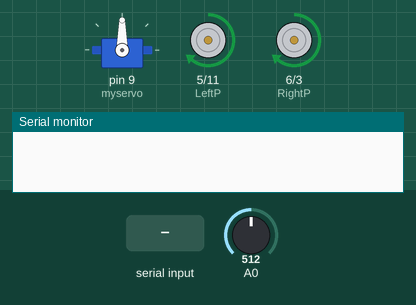
Simulated run of this sketch. Board: Arduino Uno, built with avr-gcc and run on an emulated ATmega328P. On the bench: servo, motor-driver pin pairs drawn as motors (green arrow = first pin HIGH = forward, orange = second pin HIGH = backward, longer = more drive), the last lines printed to the serial monitor. The test bench sets the inputs (shaded band); at power-on: A0 = 512.

Above: at 1.4 s.
1.5 s: "X90\n" received over Serial
At 2.4 s:
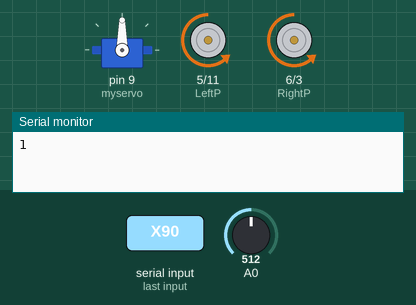
3.0 s: "Y90\n" received over Serial
At 3.5 s:
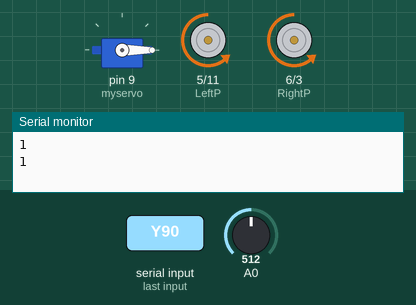
4.5 s: A0 set to 153
6.0 s: A0 set to 128
At 6.8 s:
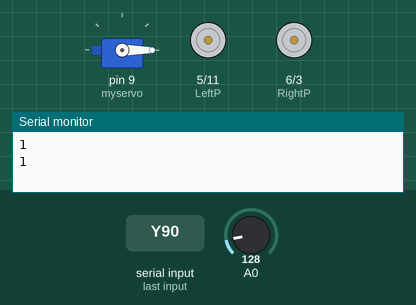
7.5 s: "Y,45\n" received over Serial
At 8.2 s:
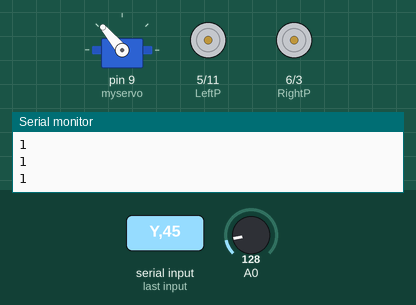
9.0 s: "Y\n" received over Serial
At 10.3 s:
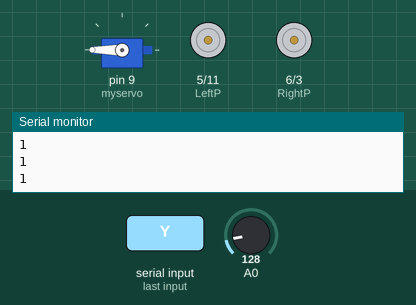
Timing chart, 0 to 11.5 s (numbered marks = the images above; inputs shaded):
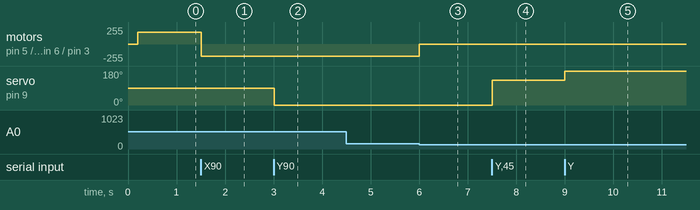

Measured:
- the behaviour switches between 138 and 137 on A0 (found by bisection; images 2 and 3)
- after the input at 1.5 s, motor on pin 5 (LeftP) / pin 11 (LeftN), motor on pin 6 (RightP) / pin 3 (RightN): forward 180/255 → backward 180/255 at once
- after the input at 3.0 s, servo on pin 9 (myservo): 90° → 0° at once
- after the input at 4.5 s, every drawn part: stays the same
- after the input at 6.0 s, motor on pin 5 (LeftP) / pin 11 (LeftN), motor on pin 6 (RightP) / pin 3 (RightN): backward 180/255 → stopped at once
- after the input at 7.5 s, servo on pin 9 (myservo): 0° → 130° at once
- after the input at 9.0 s, servo on pin 9 (myservo): 130° → 180° at once

The sketch:

ToyCarTest.ino
```cpp
#include <Ultrasonic.h>
#include <Servo.h>
Ultrasonic ultra_Front(18, 17);  // (Trig PIN, Echo Pin)
Ultrasonic ultra_Rear(16, 15);   // (Trig PIN, Echo Pin)
#define distanceBiasFront 10      //前置超声波传感器距离小车前沿的距离，单位cm
#define distanceBiasRear  5       //后置超声波传感器距离小车后沿的距离，单位cm
Servo myservo;

/////////TB6612驱动引脚////       //小车后轮驱动
#define RightN 3  //    AIN1
#define RightP 6  //    AIN2
#define LeftN 11  //    BIN1
#define LeftP 5   //    BIN2

int MotorR, MotorL;               //左右轮驱动电压
int  maxPwm = 250;                //左右轮最大驱动电压（不能超过255）
int Battery_Voltage;              //电池电压采样变量
int voltage;                      //电池电压裕度：voltage = Battery_Voltage-740，单位10mV
int distance_Front, distance_Rear, limit = 30; //超声波模块的输出以及避障距离
int forward, turn, gravity;       //遥控器传输过来的三维数据：前进、转弯、重力方向
unsigned char Flag_Stop = 0;      //停止标志位
boolean stringComplete = false;   // 蓝牙串口接收命令完成指示
String comdata;                   //

/**************************************************************************
  函数功能：赋值给PWM寄存器，驱动小车两个后轮
  入口参数：两个PWM值，参数大于0，前进；参数小于0，后退
**************************************************************************/
void Driver(int motora, int motorb)
{
  if (motora > maxPwm) motora = maxPwm;
  else if (motora < -maxPwm) motora = -maxPwm;
  if (motorb > maxPwm) motorb = maxPwm;
  else if (motorb < -maxPwm) motorb = -maxPwm;

  if (motora > 0) analogWrite(RightP, motora), digitalWrite(RightN, LOW);   //右轮前进
  else            analogWrite(RightP, 255 + motora), digitalWrite(RightN, HIGH);  //右轮后退
  ///*
  if (motorb > 0) analogWrite(LeftP, motorb), digitalWrite(LeftN, LOW);     //左轮前进
  else            analogWrite(LeftP, 255 + motorb), digitalWrite(LeftN, HIGH);    //左轮后退
  //*/
}
/**************************************************************************
  函数功能：异常关闭电机
  入口参数：电压
  返回  值：1：异常  0：正常
 **************************************************************************/
unsigned char  Turn_Off()
{
  byte temp;
  if (Battery_Voltage < 740) //Flag_Stop置1或者电压太低关闭电机
  {
    temp = 1;
    digitalWrite(RightP, LOW);  //电机驱动的电平控制
    digitalWrite(RightN, LOW);  //电机驱动的电平控制
    digitalWrite(LeftP, LOW);   //电机驱动的电平控制
    digitalWrite(LeftN, LOW);   //电机驱动的电平控制
  }
  else if (Flag_Stop == 1) //Flag_Stop置1或者电压太低关闭电机
  {
    temp = 1;
    digitalWrite(RightP, LOW);  //电机驱动的电平控制
    analogWrite(RightN, 180);  //电机驱动的电平控制
    digitalWrite(LeftP, LOW);   //电机驱动的电平控制
    analogWrite(LeftN, 180);   //电机驱动的电平控制
  }
  else if(Flag_Stop == 2){
    temp = 1;
    digitalWrite(RightN, LOW);  //电机驱动的电平控制
    analogWrite(RightP, 180);  //电机驱动的电平控制
    digitalWrite(LeftN, LOW);   //电机驱动的电平控制
    analogWrite(LeftP, 180);   //电机驱动的电平控制
  }
  else  temp = 0;
  return temp;
}

/************************************************
  函数功能：电池电量检测
  电池采样比例：1/11，采样输出值0~1023，对应0~5V
**************************************************/
void Battery_Detect()
{
  int Voltage_Temp;
  static float Voltage_All;
  static unsigned char Voltage_Count;
  Voltage_Temp = analogRead(0);   //采集一次电池电压    //A0端口 模拟读取就是0端口
  Voltage_Count++;                //计数器
  Voltage_All += Voltage_Temp;    //多次采样累积
  if (Voltage_Count == 10)        //累计采样10次
  {                               //电池采样比例：1/11，（0~1023—>0~5V）
    Battery_Voltage = Voltage_All * 0.5371;  //求平均值，单位：10mV
    Voltage_All = 0;
    Voltage_Count = 0;
    voltage = Battery_Voltage - 740;  //单位10mV
    if (voltage > 100) voltage = 100;
    if (voltage < 0) voltage = 0;
  }
}
/***************函数功能：设定速度与转弯**********/
void setAcc(void)
{
  MotorR = forward * 60;  //根据遥控器程序协议，forward取值为-5~5
  MotorL = forward * 60;  //当MotorR和MotorL相等时，小车为直行状态
                          //小车的转弯通过设置后驱两轮不同速度实现
  if (turn > 0)
    MotorL = MotorL/turn/5;                      //左转  //根据遥控器程序协议，turn取值为-5~5
  else  if (turn < 0) MotorR = MotorR/(-turn)/5; //右转  //即两后轮最大差速为250-125=125
  myservo.write(90-turn*10);
}
/************************函数功能：避障设置***********************
  根据前/后两个超声波测距模块，进行避障设置，遇到障碍，停止行进
*****************************************************************/
void avoidObstacle()
{
  Flag_Stop = 0;
  distance_Front = int(ultra_Front.getDistanceInCM()) - distanceBiasFront;
  distance_Rear = int(ultra_Rear.getDistanceInCM()) - distanceBiasRear;
  if (forward >= 0 && distance_Front < limit) Flag_Stop = 1;    //前方路障，小车停止
  if (forward <= 0 && distance_Rear < limit)  Flag_Stop = 2;    //后方路障，小车停止
}

void setup()
{
  pinMode(RightP, OUTPUT);         //右轮电机控制引脚
  pinMode(RightN, OUTPUT);         //右轮电机控制引脚
  pinMode(LeftP, OUTPUT);          //左轮电机控制引脚
  pinMode(LeftN, OUTPUT);          //左轮电机控制引脚
  myservo.attach(9);
  delay(200);                      //延时等待初始化完成
  Serial.begin(38400);            //蓝牙控制    //开启串口
}
/******函数功能：主循环程序体*******/
void loop()
{
  Battery_Detect();   //检测电池电压是否充足
  avoidObstacle();    //避障措施
  setAcc();           //设定后两轮的速度
  if (Turn_Off() == 0) Driver(MotorR, MotorL); //如果不存在异常，使能电机
  if (stringComplete == true)//回传数据内容可以自行定义
  {
    stringComplete = false;
    //Serial.print(comdata);  //回传接收的数据

    //Serial.print("{");      //回传数据格式：{voltage|distance_Front-distance_Rear|forward-turn}
    //Serial.print(voltage);  //电池电压裕度
    //Serial.print("|");
    if(distance_Front<limit||distance_Rear<limit)
      if(distance_Front<limit) Serial.println(1); //Serial.print("-");
      else Serial.println(2);
    else Serial.println(3);
    //Serial.print("|");
    //Serial.print(forward); Serial.print("-"); Serial.print(turn);    //直行指令 //转弯指令
    //Serial.println("}");
  }
}
/**************函数功能：串口接收中断***************
  程序执行完loop()之后，自动执行serialEvent()
  然后继续回到loop()， 如此循环
****************************************************/
void serialEvent()
{
  int data, k = 0;
  char inChar;
  boolean start = 0;
  comdata = "";
  if (Serial.available()) start = 1;  //当串口接收缓存里有数据时，进入循环
  while (start)
  {
    while (!Serial.available());      //
    inChar = char(Serial.read());     //读取一个字节数据，并把这个字节从串口接收缓存里删除
    comdata += inChar;                //
    delay(2);
    data = int(inChar - '0');         //根据遥控器程序的协议，把传送的字符数据转换成整型数据
    switch (k)                        //可以理解为通信信道，目前只定义了三路，分别对应三维加速度数据（前进、转弯、重力方向）
    {
      case 0: break;
      case 1: forward = data; break;
      case 2: turn = data; break;
      case 3: gravity = data; break;
    }
    k = 0;
    switch (inChar)                   //三路信道的识别关键字
    {
      case 'X': k = 1; break;
      case 'Y': k = 2; break;
      case 'Z': k = 3; break;
      case '\n': start = 0;  break;   //每一条信息传送结束标识符
    }
    stringComplete = true;
  }
}
```
